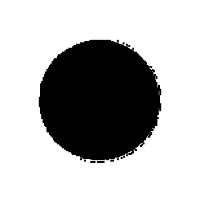
#> input picture fourShapes/circle/1123.png, 200 x 200 px; its folder holds only this picture in this run
$ jupyter execute --allow-errors main.ipynb
#> lines starting #> are read from the running program, lines starting #| are printed output that depends on the picture
#> in createXy, image is the input picture: shape (200, 200); min 0, max 255, mean 180.7
[cell 1]
# imports
import cv2
from pathlib import Path
import numpy as np
from sklearn.preprocessing import StandardScaler
from sklearn.neighbors import KNeighborsClassifier
from sklearn.model_selection import train_test_split
from sklearn.metrics import accuracy_score, confusion_matrix, classification_report
from sklearn.metrics import precision_score, recall_score
from sklearn.metrics import f1_score
import time
import matplotlib.pyplot as plt

[cell 2]
def hu_moments(image, quadrants=(1,1)):
    # Tamanho dos quadrantes
#> called with quadrants = (1, 1)
    width, height = image.shape[0], image.shape[1]
#> width = 200; height = 200
    part_width = width // quadrants[0]
#> part_width = 200
    part_height = height // quadrants[1]
#> part_height = 200

    # Calculate
    huMoments = list()
    for i in range(quadrants[0]):
        for j in range(quadrants[1]):
            #coordenadas da parte da imagem
            left = i * part_width
            upper = j * part_height
            right = left + part_width
            lower = upper + part_height

            # Retorna o quadrante da imagem
            quad = image[left:right, upper:lower]

            # Calculate Moments
            moments = cv2.moments(quad)
            # Calculate Hu Moments
            huMoments.extend(cv2.HuMoments(moments).flatten())
#> after the loop, huMoments = [0.0012, 7.42e-13, 2.39e-17, 1.77e-14, 4.44e-30, 1.27e-20, 1.06e-29]

    return huMoments

def black_pixels(image, quadrants=(1,1)):
    # Tamanho dos quadrantes
#> called with quadrants = (1, 1)
    width, height = image.shape[0], image.shape[1]
#> width = 200; height = 200
    part_width = width // quadrants[0]
#> part_width = 200
    part_height = height // quadrants[1]
#> part_height = 200

    counts = []
    for i in range(quadrants[0]):
        for j in range(quadrants[1]):
            #coordenadas da parte da imagem
            left = i * part_width
            upper = j * part_height
            right = left + part_width
            lower = upper + part_height

            # Retorna o quadrante da imagem
            part = image[left:right, upper:lower]

            # Contar os pixels pretos (assumindo que menores que 128 são pretos)
            black_pixels = np.sum(np.array(part) < 128)

            # Adicionar a contagem à lista
            counts.append(black_pixels)
#> after the loop, counts = [11649]

    return counts

def get_files(caminho_p):
    file_dict = {}
    for pasta in Path(caminho_p).iterdir():
        if pasta.is_dir():
            file_dict[pasta.name] = []

            for file in Path(pasta).iterdir():
                if file.is_file() and (file.name.endswith(".png") or file.name.endswith(".jpg")):
                    file_dict[pasta.name].append(file)
    return file_dict

def createXy(database, quadrantes):
    X_hu, X_bp, y = list(), list(), list()

    for classe in database:
        for item in database[classe]:
            image = cv2.imread(str(item), cv2.IMREAD_GRAYSCALE) #open img

        #hu
            X_hu.append(hu_moments(image, quadrantes))
            X_bp.append(black_pixels(image, quadrantes))
            y.append(classe)

    X_hu, X_bp, y = np.array(X_hu), np.array(X_bp), np.array(y)
    return X_hu,X_bp,y

def treino_teste_normalizado(X, y):
    StandardScaler().fit_transform(X)
    X_train, X_test, y_train, y_test = train_test_split(X, y, test_size=0.4)
    return X_train, X_test, y_train, y_test


def knn(neighbors, X_train, y_train, X_test):

    knn = KNeighborsClassifier(n_neighbors=neighbors, metric='euclidean')
    knn.fit(X_train, y_train)
    y_pred = knn.predict(X_test)
    return y_pred


def print_report(y_test, y_pred):
    print('Accuracy: {:.4f}'.format(accuracy_score(y_test, y_pred)))
    print('F1 Score: {:.4f}'.format(f1_score(y_test, y_pred, average='weighted')))
    # print('Precision Score: {:.4f}'.format(precision_score(y_test, y_pred, average='weighted')))
    # print('Recall Score: {:.4f}'.format(recall_score(y_test, y_pred, average='weighted')))

[cell 3]
database = get_files('../fourShapes/')

params = {'neighbors': [1, 3, 5], 'quadrantes': [1, 2, 3, 4, 5] }
classes = ['circle', 'square', 'triangle']
ac_results_hu = {}
ac_results_bp = {}


#> (the rest of this cell did not finish here and is left out)

        fim_bp = time.time()

        # f1_results_hu.append(f1_score(y_hu_test, y_hu_pred, average='weighted'))
        # f1_results_bp.append(f1_score(y_bp_test, y_bp_pred, average='weighted'))
        ac_results_hu[f"V{neighbor} Q({quadrante}x{quadrante})"] = [round(accuracy_score(y_hu_test, y_hu_pred), 4), round(fim_hu - inicio_hu, 4)]
        ac_results_bp[f"V{neighbor} Q({quadrante}x{quadrante})"] = [round(accuracy_score(y_bp_test, y_bp_pred), 4), round(fim_bp - inicio_bp, 4)]

        print("===============================================================")
        print("KNN com {} vizinhos e {}x{} quadrantes".format(neighbor, quadrante, quadrante))
        print("HU")
        print_report(y_hu_test,y_hu_pred)
        print()
        print("BP")
        print_report(y_bp_test,y_bp_pred)

[cell 4]
labels = []
resultados_hu = []
resultados_bp = []
tempo_hu = []
tempo_bp = []
# print(len(labels))
# print(labels)
for label in ac_results_bp:

    labels.append(label)
    r_bp = ac_results_bp[label][0]
    r_hu = ac_results_hu[label][0]
    t_bp = ac_results_bp[label][1]
    t_hu = ac_results_hu[label][1]
    resultados_bp.append(r_bp)
    resultados_hu.append(r_hu)
    tempo_bp.append(t_bp)
    tempo_hu.append(t_hu)

    print(f"{label}; {r_bp}; {r_hu};  {t_bp}(s); {t_hu}(s);")

    # print()

[cell 5]
x = np.arange(len(labels))  # Localização dos rótulos
largura = 0.35  # Largura das barras

fig, ax1 = plt.subplots()
fig.set_size_inches(12, 6)  # Largura
ax1.bar(x - largura/2, resultados_hu, largura, label='Hu Moments')
ax1.bar(x + largura/2, resultados_bp, largura, label='Black Pixels')
ax1.set_ylim(0.6, 1.0)  # Limites do eixo y

# Criar o segundo eixo para o tempo
ax2 = ax1.twinx()  # Eixo y compartilhado com ax1
ax2.plot(x, tempo_hu, color='tab:red', marker='o', label='Tempo Hu Moments')
ax2.plot(x, tempo_bp, color='tab:green', marker='s', label='Tempo Black Pixels')
ax2.set_ylabel('Tempo (s)', color='tab:red')
ax2.tick_params(axis='y', labelcolor='tab:red')
ax2.legend(loc='upper right')  # Adiciona uma legenda para o segundo eixo


# Adicionar título, rótulos de eixo e legenda
ax1.set_title('Resultados do KNN')
ax1.set_ylabel('Acurácia')
ax1.set_xlabel('Vizinhos (V) e Quadrantes (Q)')
ax1.legend(loc='best')  # Adiciona uma legenda para o primeiro eixo

ax1.grid(True)  # Adicionar grades de fundo (opcional)
# Rotação dos rótulos para evitar sobreposição

ax1.set_xticks(x)
ax1.set_xticklabels(labels, rotation=45)
# ax1.set_xticklabels(labels)

# Exibir o gráfico
plt.tight_layout()  # Garante que tudo se encaixe corretamente
#plt.savefig('knn-results.png', bbox_inches='tight')
plt.show()
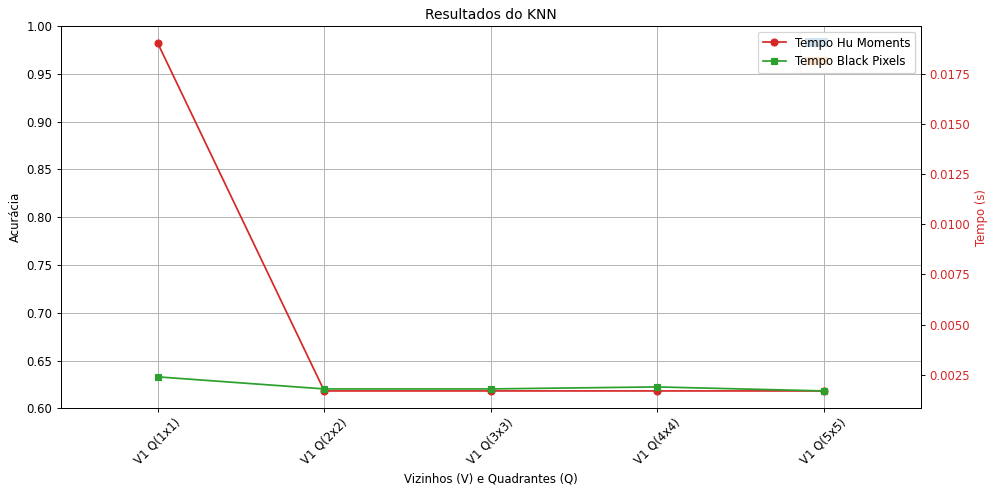
#> figure drawn by matplotlib, 2 panels
